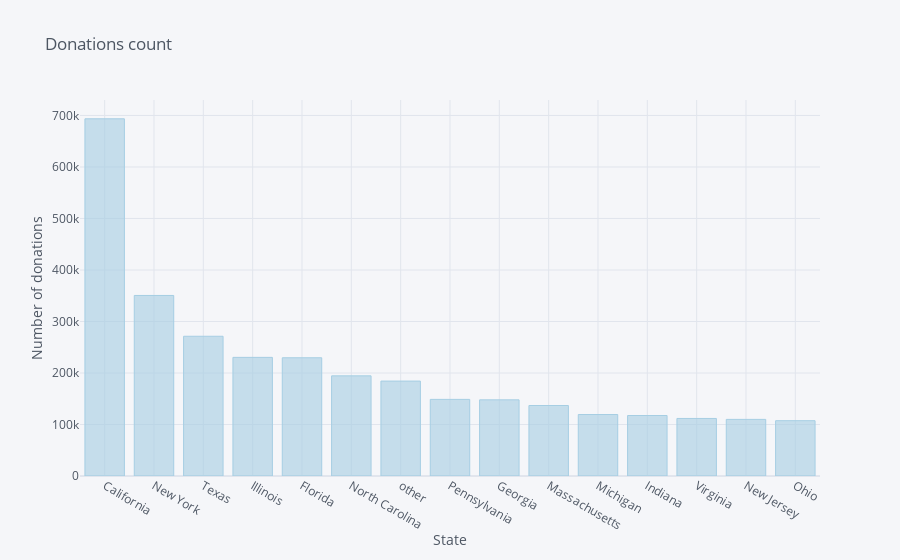

The notebook cell this image was saved under:
### Code cell
s2.iplot(kind='bar' , xTitle='State',yTitle='Number of donations',title='Donations count',colorscale='paired')

### Figure 1 — Plotly figure (JSON) as saved in the notebook; plotly's stock layout.template omitted (floating-point values rounded to 4 significant figures)
{"data": [{"marker": {"color": "rgba(166, 206, 227, 0.6)", "line": {"color": "rgba(166, 206, 227, 1.0)", "width": 1}}, "name": "Donation ID", "orientation": "v", "text": "", "type": "bar", "x": ["California", "New York", "Texas", "Illinois", "Florida", "North Carolina", "other", "Pennsylvania", "Georgia", "Massachusetts", "Michigan", "Indiana", "Virginia", "New Jersey", "Ohio"], "y": [693577, 350553, 271348, 230350, 229542, 194465, 184324, 148752, 147897, 136845, 119337, 117470, 111740, 109926, 107401]}], "layout": {"legend": {"bgcolor": "#F5F6F9", "font": {"color": "#4D5663"}}, "paper_bgcolor": "#F5F6F9", "plot_bgcolor": "#F5F6F9", "title": {"font": {"color": "#4D5663"}, "text": "Donations count"}, "xaxis": {"gridcolor": "#E1E5ED", "showgrid": true, "tickfont": {"color": "#4D5663"}, "title": {"font": {"color": "#4D5663"}, "text": "State"}, "zerolinecolor": "#E1E5ED"}, "yaxis": {"gridcolor": "#E1E5ED", "showgrid": true, "tickfont": {"color": "#4D5663"}, "title": {"font": {"color": "#4D5663"}, "text": "Number of donations"}, "zerolinecolor": "#E1E5ED"}}}
